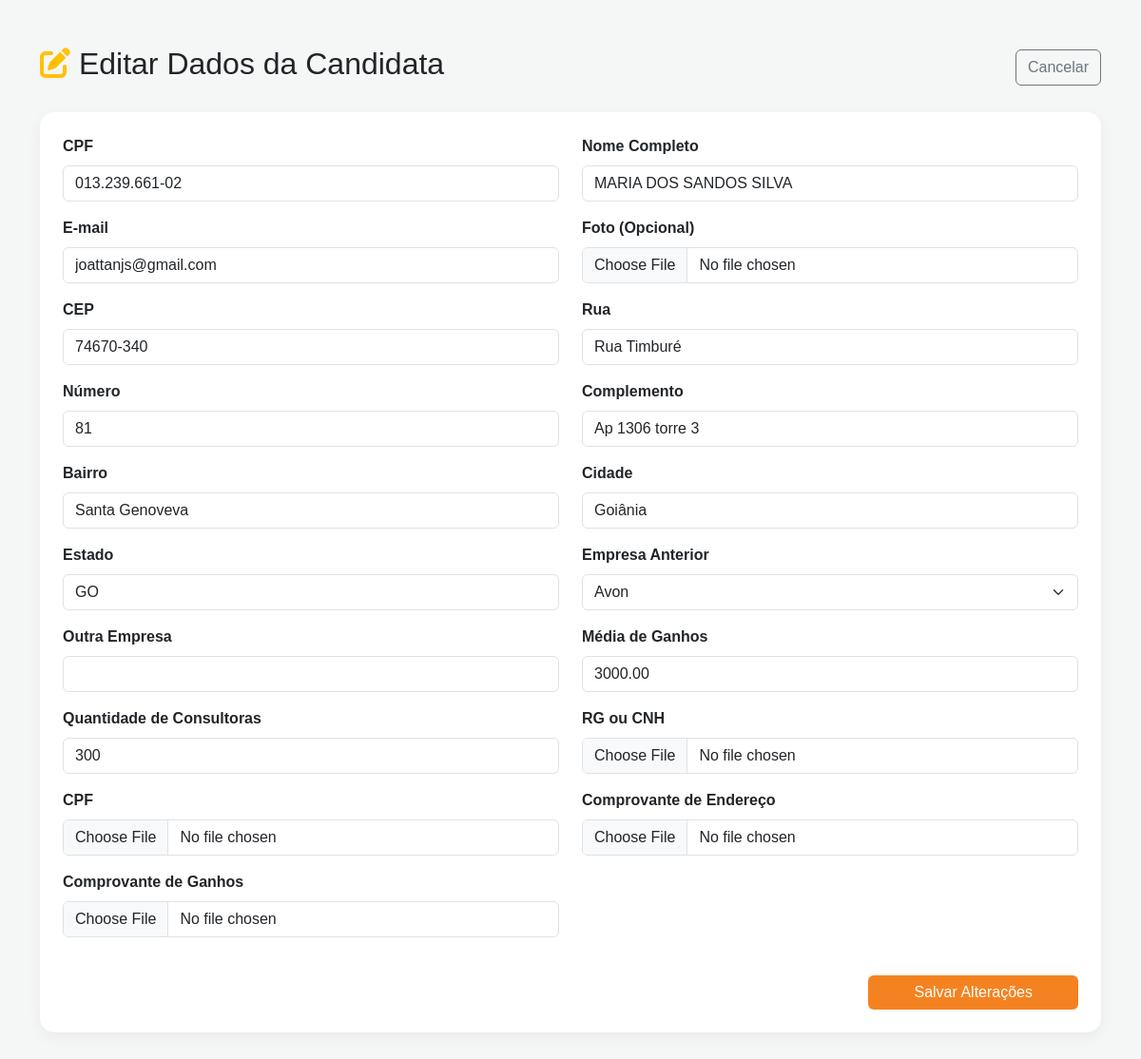
The page /coordenadoras/admin/editar/3/ (signed in) on the database its author committed.
### coordenadoras/models.py (models this page shows, shortened)
class CandidataCoordenadora(models.Model):
    STATUS_CHOICES = [
        ('PENDENTE', 'Pendente de Aprovação'),
        ('AJUSTE', 'Aguardando Ajuste'),
        ('APROVADO', 'Aprovado'),
        ('REPROVADO', 'Reprovado'),
    ]
    EMPRESA_CHOICES = [
        ('AVON', 'Avon'),
        ('NATURA', 'Natura'),
        ('BOTICARIO', 'O Boticário'),
        ('JEQUITI', 'Jequiti'),
        ('OUTRAS', 'Outras'),
    ]
    cpf = models.CharField('CPF', max_length=14, unique=True)
    nome_completo = models.CharField('Nome Completo', max_length=255)
    email = models.EmailField('E-mail', max_length=255, default="")
    foto = models.ImageField('Foto (Opcional)', upload_to='fotos/candidatas/', blank=True, null=True)
    cep = models.CharField('CEP', max_length=9)
    rua = models.CharField('Rua', max_length=255)
    numero = models.CharField('Número', max_length=20)
    complemento = models.CharField('Complemento', max_length=255, blank=True, null=True)
    bairro = models.CharField('Bairro', max_length=100)
    cidade = models.CharField('Cidade', max_length=100)
    estado = models.CharField('Estado', max_length=2)
    empresa_anterior = models.CharField('Empresa Anterior', max_length=50, choices=EMPRESA_CHOICES)
    empresa_outra = models.CharField('Outra Empresa', max_length=100, blank=True, null=True)
    media_ganhos = models.DecimalField('Média de Ganhos', max_digits=10, decimal_places=2)
    quantidade_consultoras = models.PositiveIntegerField('Quantidade de Consultoras')
    documento_rg_cnh = models.FileField('RG ou CNH', upload_to='documentos/rg_cnh/')
    documento_cpf = models.FileField('CPF', upload_to='documentos/cpf/')
    comprovante_endereco = models.FileField('Comprovante de Endereço', upload_to='documentos/endereco/')
    comprovante_ganhos = models.FileField('Comprovante de Ganhos', upload_to='documentos/ganhos/')
    status = models.CharField('Status', max_length=20, choices=STATUS_CHOICES, default='PENDENTE')
    observacao_aprovacao = models.TextField('Observação de Aprovação', blank=True, null=True)
    data_criacao = models.DateTimeField(auto_now_add=True)
    data_atualizacao = models.DateTimeField(auto_now=True)
    class Meta:
        verbose_name = 'Candidata a Coordenadora'
        verbose_name_plural = 'Candidatas a Coordenadoras'
        ordering = ['-data_criacao']

### coordenadoras/views.py (the view, shortened to what this page needs)
# urls.py: path('admin/editar/<int:pk>/', views.CandidataUpdateView.as_view(), name='admin_edit'),
class CandidataUpdateView(AdminStaffRequiredMixin, UpdateView):
    model = CandidataCoordenadora
    form_class = CandidataRegistrationForm # Reutilizamos o form de cadastro
    template_name = 'coordenadoras/admin_edit.html'

### coordenadoras/views.py (called while the page is built)
    def test_func(self):
        return self.request.user.is_staff

### coordenadoras/templates/coordenadoras/admin_edit.html (shortened to what this page needs)
{% load static %}
<!DOCTYPE html>
<html lang="pt-br">
<head>
    <link href="https://cdn.jsdelivr.net/npm/bootstrap@5.3.0/dist/css/bootstrap.min.css" rel="stylesheet">
    <link rel="stylesheet" href="https://cdnjs.cloudflare.com/ajax/libs/font-awesome/6.0.0/css/all.min.css">
</head>
<body class="py-5">
    <div class="container">
        <div class="d-flex justify-content-between align-items-center mb-4">
            <h2><i class="fas fa-edit text-warning"></i> Editar Dados da Candidata</h2>
            <a href="{% url 'coordenadoras:admin_detail' object.pk %}" class="btn btn-outline-secondary">Cancelar</a>
        </div>
        <div class="card p-4">
            <form method="post" enctype="multipart/form-data">
                <div class="row">
                    {% for field in form %}
                    <div class="col-md-6 mb-3">
                        <label class="form-label fw-bold">{{ field.label }}</label>
                        {{ field }}
                    </div>
                    {% endfor %}
                </div>
                <div class="text-end mt-4">
                    <button type="submit" class="btn btn-primary px-5">Salvar Alterações</button>
                </div>
            </form>
        </div>
    </div>
</body>
</html>

### coordenadoras/templates/coordenadoras/admin_edit.html (style rules this page uses)
body { background: #f4f7f6; font-family: 'Poppins', sans-serif; }
.card { border-radius: 15px; border: none; box-shadow: 0 5px 15px rgba(0,0,0,0.05); }
.btn-primary { background: #f58220; border: none; }

### rows shown on the page
CandidataCoordenadora: form "013.239.661-02" "MARIA DOS SANDOS SILVA" "joattanjs@gmail.com" "74670-340" "Rua Timburé" "81" "Ap 1306 torre 3" "Santa Genoveva" "Goiânia" "GO" "Avon" "3000.00" "300"

### other values the page prints
{{ field.label }} "CPF" "Nome Completo" "E-mail" "Foto (Opcional)" "CEP" "Rua" "Número" "Complemento" "Bairro" "Cidade" "Estado" "Empresa Anterior" "Outra Empresa" "Média de Ganhos" "Quantidade de Consultoras" "RG ou CNH" "CPF" "Comprovante de Endereço" "Comprovante de Ganhos"
